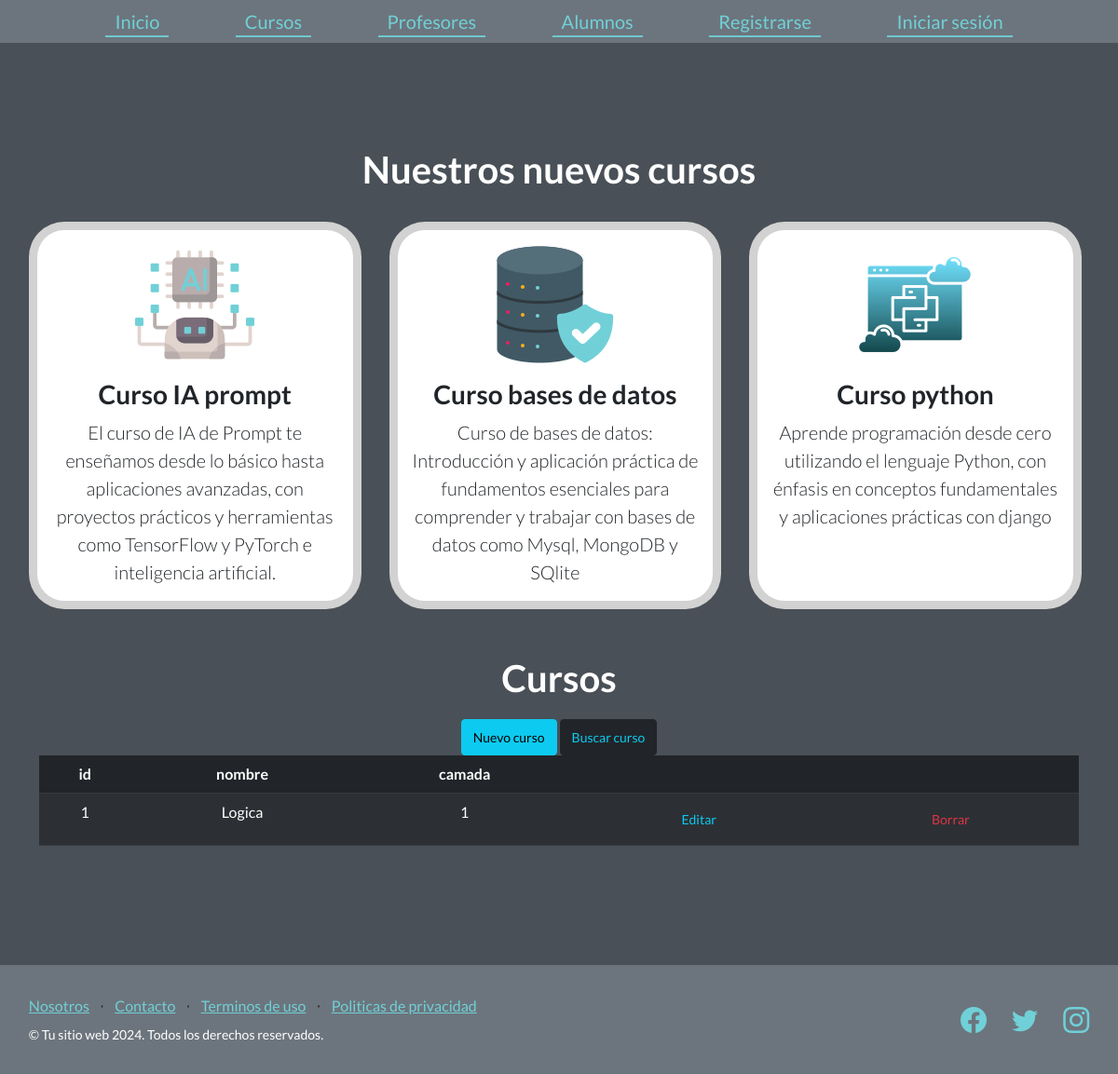
Before: /ver_cursos with the older database file.
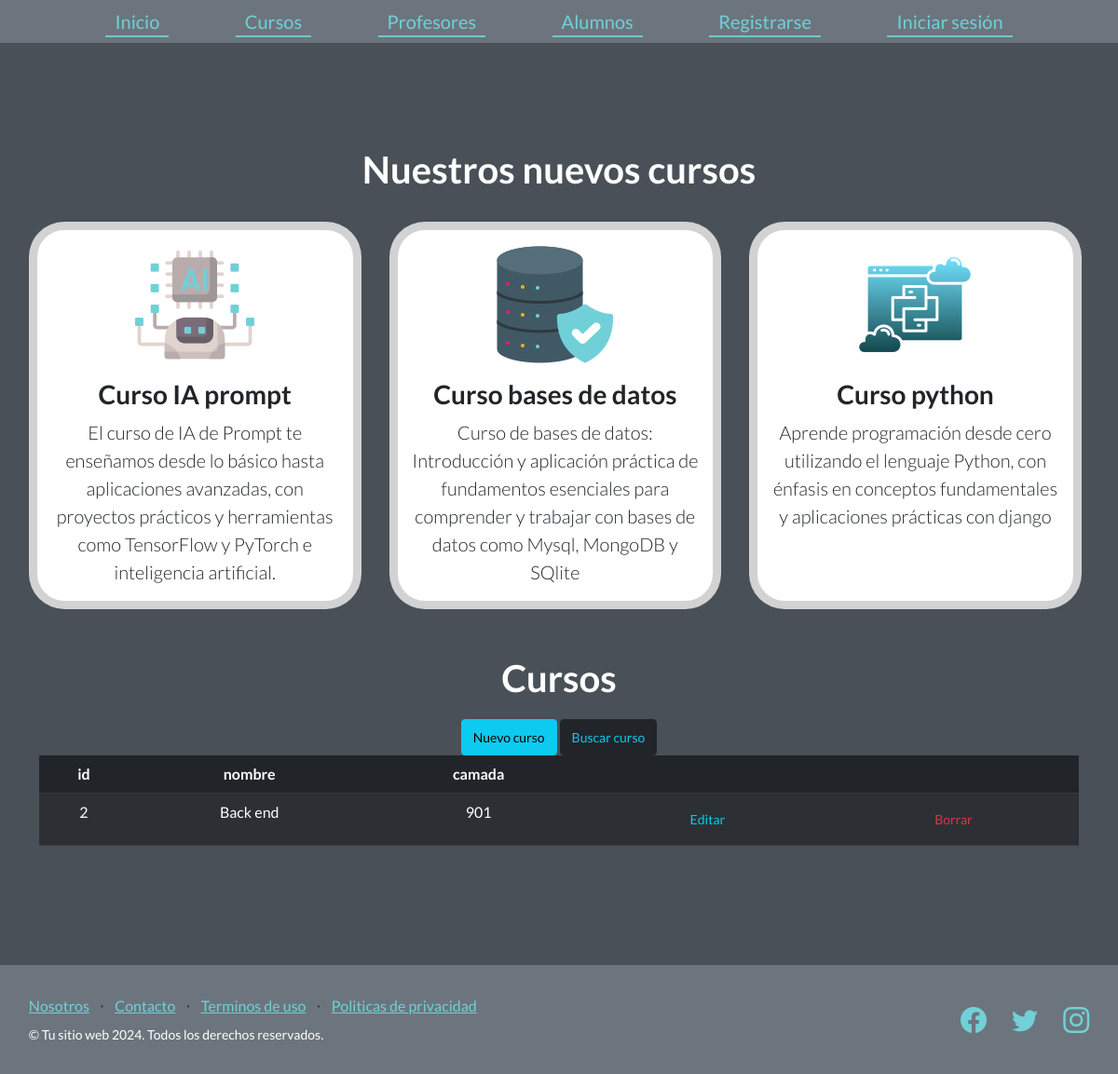
After: the same page with the newer database file.
### AppCoder/models.py (models this page shows, shortened)
class Curso(models.Model):
    nombre = models.CharField(max_length=40)
    camada = models.IntegerField()

### AppCoder/views.py (the view)
# urls.py: path("ver_cursos", views.ver_cursos , name="ver_cursos"),
def ver_cursos(request):
    cursos = Curso.objects.all()
    dicc = {"cursos": cursos}
    plantilla = loader.get_template("cursos.html")
    documento = plantilla.render(dicc)
    return HttpResponse(documento)

### AppCoder/template/cursos.html
{% extends "padre.html" %}
{% load static %}
{% block contenido %}
    <section class="features-icons text-center">
        <div class="campo letra-formulario">
            <h1>Nuestros nuevos cursos</h1>
        </div><br>
        <div class="container">
            <div class="row">
                <div class="card col-lg-4">
                    <div class="features-icons-item mx-auto mb-5 mb-lg-0 mb-lg-3">
                        <div class="features-icons-icon d-flex"><img class="bi-layers m-auto text-primary" src="static/AppCoder/assets/img/asistente-de-ai.png" alt=""></div><br><br>
                        <h3>Curso IA prompt</h3>
                        <p class="lead mb-0">
                            El curso de IA de Prompt te enseñamos desde lo básico hasta aplicaciones avanzadas, con proyectos prácticos y herramientas como TensorFlow y PyTorch e inteligencia artificial.</p>
                    </div>
                </div>
                <div class="card col-lg-4">
                    <div class="features-icons-item mx-auto mb-5 mb-lg-0 mb-lg-3">
                        <div class="features-icons-icon d-flex"><img class="bi-layers m-auto text-primary" src="static/AppCoder/assets/img/base-de-datos.png" alt=""></i></div><br><br>
                        <h3>Curso bases de datos</h3>
                        <p class="lead mb-0">
                            Curso de bases de datos: Introducción y aplicación práctica de fundamentos esenciales para comprender y trabajar con bases de datos como Mysql, MongoDB y SQlite</p>
                    </div>
                </div>
                <div class="card col-lg-4">
                    <div class="features-icons-item mx-auto mb-0 mb-lg-3">
                        <div class="features-icons-icon d-flex"><img class="bi-layers m-auto text-primary" src="static/AppCoder/assets/img/python.png" alt=""></div><br><br>
                        <h3>Curso python</h3>
                        <p class="lead mb-0">
                            Aprende programación desde cero utilizando el lenguaje Python, con énfasis en conceptos fundamentales y aplicaciones prácticas con django</p>
                    </div>
                </div>
            </div>
        </div>
        <div class="container">
            <h1 class="text-xl-center title margen-lados letra-formulario">Cursos</h2>
            <a href="alta_curso" class="btn btn-info btn-sm">Nuevo curso</a>
            <a href="buscar_curso" class="btn btn-dark text-info btn-sm">Buscar curso</a>
            <table class="table table-striped table-dark">
                <thead>
                    <tr>
                        <th>id</th>
                        <th>nombre</th>
                        <th>camada</th>
                        <th></th>
                        <th></th>
                    </tr>
                </thead>
                <tbody>
                    {% for n in cursos %}
                    <tr>
                        <td> {{n.id}}</td>
                        <td>{{n.nombre}}</td>
                        <td>{{n.camada}}</td>
                        <td><a href="{% url 'editar_curso' n.id %}" class="btn text-info btn-sm" >Editar</a></td>
                        <td><a href="{% url 'elimina_curso' n.id %}" class="btn text-danger btn-sm">Borrar</a></td>
                    </tr>
                    {% endfor %}
                </tbody>
            </table>
        </div>
    </section>
{% endblock %}

### AppCoder/template/padre.html (shortened to what this page needs)
<!DOCTYPE html>
<html lang="en">
    <head>
        {% load static %}
        <link href="https://cdn.jsdelivr.net/npm/bootstrap-icons@1.5.0/font/bootstrap-icons.css" rel="stylesheet" type="text/css" />
        <link href="{% static 'AppCoder/css/styles.css' %} " rel="stylesheet" />
    </head>
    <body>
        <nav class="navbar navbar-light bg-secondary static-top ">
            <div class="container">
                <a class="menu_principal" href="{% url 'inicio' %}">Inicio</a>
                <a class="menu_principal" href="{% url 'ver_cursos' %}">Cursos</a>
                <a class="menu_principal" href="{% url 'alta_profesores' %}">Profesores</a>
                <a class="menu_principal" href="{% url 'alta_alumnos' %}">Alumnos</a>
                <a class="menu_principal" href="{% url 'Register' %}">Registrarse</a>
                <a class="menu_principal" href="{% url 'login' %}">Iniciar sesión</a>
            </div>
        </nav>
        {% block contenido %}{% endblock %}
        <footer class="footer bg-secondary ">
            <div class="container">
                <div class="row-footer">
                    <div class="col-lg-6 h-100 text-center text-lg-start my-auto">
                        <ul class="list-inline mb-2">
                            <li class="list-inline-item"><a href="{% url 'Nosotros' %}">Nosotros</a></li>
                            <li class="list-inline-item">⋅</li>
                            <li class="list-inline-item"><a href="#!">Contacto</a></li>
                            <li class="list-inline-item">⋅</li>
                            <li class="list-inline-item"><a href="#!">Terminos de uso</a></li>
                            <li class="list-inline-item">⋅</li>
                            <li class="list-inline-item"><a href="#!">Politicas de privacidad</a></li>
                        </ul>
                        <p class="text-white small mb-4 mb-lg-0">&copy; Tu sitio web 2024. Todos los derechos reservados.</p>
                    </div>
                    <div class="col-lg-6 h-100 text-center text-lg-end my-auto">
                        <ul class="list-inline mb-0">
                            <li class="list-inline-item me-4">
                                <a href="#!"><i class="bi-facebook fs-3"></i></a>
                            </li>
                            <li class="list-inline-item me-4">
                                <a href="#!"><i class="bi-twitter fs-3"></i></a>
                            </li>
                            <li class="list-inline-item">
                                <a href="#!"><i class="bi-instagram fs-3"></i></a>
                            </li>
                        </ul>
                    </div>
                </div>
            </div>
        </footer>
    </body>
</html>

Changed rows visible on the page:
removed Curso: id "1", nombre "Logica", camada "1"
added Curso: id "2", nombre "Back end", camada "901"
